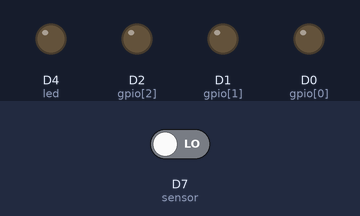
A program run on a simulated ESP8266 (NodeMCU). Parts: output pins drawn as LEDs (lit = HIGH). Inputs (shaded band) come from the test bench; at power-on: D7 (sensor) LOW. WiFi joins after 1.5 s; servers stay silent unless stated; what the program prints to the serial monitor is not drawn.

Above: at 2.7 s.
2.8 s: D7 (sensor) driven HIGH
At 4.0 s:
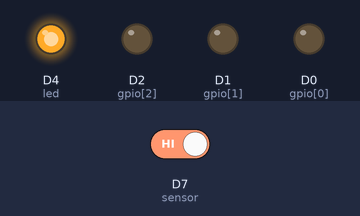
4.4 s: D7 (sensor) driven LOW
At 5.2 s:
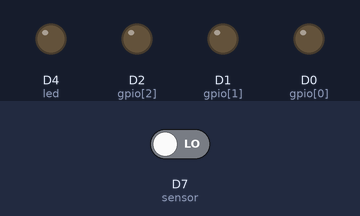
Timing chart, 0 to 7.4 s (numbered marks = the images above; inputs shaded):
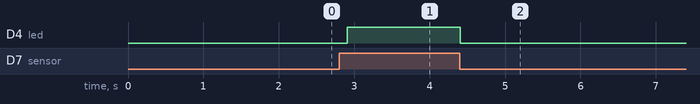

Measured:
- after the input at 2.8 s, D4 (led): LOW → HIGH after 0.11 s
- after the input at 4.4 s, D4 (led): HIGH → LOW at once

The program:

main.cpp
```cpp
#include <ESP8266WiFi.h>
#include <WiFiClient.h>
#include <ESP8266WebServer.h>
#include <ESP8266mDNS.h>

const char* ssid = "Orange-D8EE";
const char* password = "1234Airbox";
const int GPIO_NUMBER = 3;

const int gpio_pin[10] = {16,5,4,0,2,14,12,13,15,17};

ESP8266WebServer server(80);

const int led = 2;

const int gpio[GPIO_NUMBER] = {D0, D1, D2};

int sensor = D7;              // the pin that the sensor is atteched to
int state = LOW;             // by default, no motion detected
int val = 0;                 // variable to store the sensor status

void handleRoot();
void handleNotFound();
void start();
void motion();

void setup(void){
  pinMode(led, OUTPUT);
  pinMode(sensor, INPUT);

  for(int i=0; i<GPIO_NUMBER; i++){
    pinMode(gpio[i], OUTPUT);
    digitalWrite(gpio[i], LOW);
  }
  digitalWrite(led, 0);
  Serial.begin(115200);
  WiFi.mode(WIFI_STA);
  WiFi.begin(ssid, password);
  Serial.println("");
  // Wait for connection
  while (WiFi.status() != WL_CONNECTED) {
    delay(500);
    Serial.print(".");
  }
  Serial.println("");
  Serial.print("Connected to ");
  Serial.println(ssid);
  Serial.print("IP address: ");
  Serial.println(WiFi.localIP());

  if (MDNS.begin("esp8266")) {
    Serial.println("MDNS responder started");
  }

  start();
  server.begin();
  Serial.println("HTTP server started");
}

void loop(void){
  server.handleClient();
  motion();
}

void handleRoot() {
  digitalWrite(led, 1);
  server.send(200, "text/plain", "hello from esp8266!");
  digitalWrite(led, 0);
}

void handleNotFound(){
  digitalWrite(led, 1);
  String message = "File Not Found\n\n";
  message += "URI: ";
  message += server.uri();
  message += "\nMethod: ";
  message += (server.method() == HTTP_GET)?"GET":"POST";
  message += "\nArguments: ";
  message += server.args();
  message += "\n";
  for (uint8_t i=0; i<server.args(); i++){
    message += " " + server.argName(i) + ": " + server.arg(i) + "\n";
  }
  server.send(404, "text/plain", message);
  digitalWrite(led, 0);
}

void start() {

  // 1 GET
  // 2 POST
  server.on("/", handleRoot);

  server.on("/inline", [](){
    server.send(200, "text/plain", "this works as well");
  });

  //Get states , Method POST
  server.on("/gpio/state", HTTPMethod(2) , [](){
    // if(server.hasArg('pin')){
      int pin_number = atoi(server.arg(String("pin").c_str()).c_str()); // Get arg from request
      int pin_number_gpio = gpio_pin[pin_number]; // Convert received pin into gpio pin
      String message = "{ \"pin\" : \"";
      message += String(pin_number);
      message +=  "\" , \"state\": \"";
      message += String(digitalRead(pin_number_gpio));
      message += "\"}";
      server.send(200, "application/json", message ); //Get the state of the pin_number
    // }
  });

  //Set states. Method POST
  server.on("/gpio/set", HTTPMethod(2), [](){
    // if(server.hasArg(pin) && server.hasArg(to)){
      int pin_number = atoi(server.arg(String("pin").c_str()).c_str()); //pin number received correspond to D0, D1
      int pin_number_gpio = gpio_pin[pin_number]; // Convert received pin into gpio pin
      int pin_state = atoi(server.arg(String("to").c_str()).c_str());
      digitalWrite(pin_number_gpio, pin_state);
      server.send(200, "text/plain", "pin " + String(pin_number) + " set to " + String(pin_state));
    // }
  });

  // server.on("/dht", [](){
  //   dht_sensor();
  //   String message = "Temperature: ";
  //   message += celsiusTemp;
  //   message += "\nHumidity: ";
  //   message += humidityTemp;
  //   server.send(200, "text/plain", message);
  // });

  server.onNotFound(handleNotFound);
}

void motion(){
  val = digitalRead(sensor);   // read sensor value
  if (val == HIGH) {           // check if the sensor is HIGH
    digitalWrite(led, HIGH);   // turn LED ON
    delay(100);                // delay 100 milliseconds

    if (state == LOW) {
      Serial.println("Motion detected!");
      state = HIGH;       // update variable state to HIGH
    }
  }
  else {
      digitalWrite(led, LOW); // turn LED OFF
      delay(200);             // delay 200 milliseconds

      if (state == HIGH){
        Serial.println("Motion stopped!");
        state = LOW;       // update variable state to LOW
    }
  }
}
```
